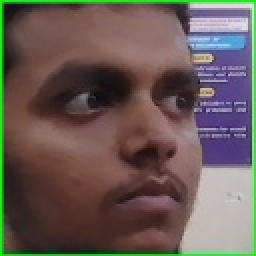
#> input picture Test_Samples/Calvin.jpg, 128 x 128 px (shown 2 times larger)
$ python -i preprocessing.py   (imports and definitions only)   (older library calls are emulated)
#> lines starting #> are read from the running program, lines starting #| are printed output that depends on the picture
#> further down, picture is the input picture: shape (128, 128, 3); mean B, G, R 85.3, 91, 104.3
"""Photometric robustness for dynamic lighting / color conditions.

Covers: low light, overexposure, color casts (tube-light / daylight),
side shadows, and low contrast — without touching model weights.

- assess_frame()      -> lighting/contrast/cast/blur metrics + warnings
- normalize_illumination() -> gray-world white balance + adaptive gamma + CLAHE
- augment_photometric()    -> random lighting/color variants for SVM training
- enhance_for_detection()  -> retry path when the detector finds no face

Only depends on cv2 + numpy so it works on CPU-only installs.
"""

import cv2
import numpy as np

_rng = np.random.default_rng()


# [35 lines left out: function assess_frame, not called in this run]


def _gray_world_white_balance(img_bgr):
    """Scale channels toward common gray (fixes tube-light yellow etc.)."""
    img = img_bgr.astype(np.float32)
    m = np.mean(img.reshape(-1, 3), axis=0) + 1e-6
#> m = [85.31, 91.04, 104.3]
    gray = float(np.mean(m))
#> gray = 93.55
    gains = np.clip(gray / m, 0.6, 1.6).astype(np.float32)
#> gains = [1.1, 1.03, 0.897]
    out = np.clip(img * gains.reshape(1, 1, 3), 0, 255).astype(np.uint8)
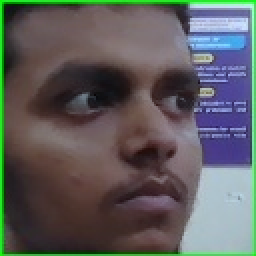
#> out: shape (128, 128, 3) (shown 2 times larger); mean B, G, R 93, 93.1, 93
    return out


def _adaptive_gamma(img_bgr, l_mean_100):
    # LUT exponent: <1 brightens shadows, >1 pulls back overexposure.
    if l_mean_100 < 30:
        gamma = 0.6
    elif l_mean_100 < 45:
        gamma = 0.75
    elif l_mean_100 > 85:
        gamma = 1.3  # pull back overexposure
    else:
        return img_bgr
    lut = np.array([((i / 255.0) ** gamma) * 255 for i in range(256)]).astype(np.uint8)
    return cv2.LUT(img_bgr, lut)


def normalize_illumination(img_bgr):
    """White-balance + adaptive gamma + CLAHE on L channel.

    Returns a uint8 BGR image of the same size. Safe to call on
    already-good frames (near no-op in the 60..80 brightness band
    with neutral color).
    """
    if img_bgr is None or img_bgr.size == 0:
        return img_bgr
    balanced = _gray_world_white_balance(img_bgr)

    lab = cv2.cvtColor(balanced, cv2.COLOR_BGR2LAB)
#> lab: shape (128, 128, 3); mean of channels 0, 1, 2 100.3, 130.4, 128.4
    l_mean = float(np.mean(lab[:, :, 0]) * 100.0 / 255.0)
#> l_mean = 39.34
    corrected = _adaptive_gamma(balanced, l_mean)
#> in _adaptive_gamma, `return cv2.LUT(img_bgr, lut)`:
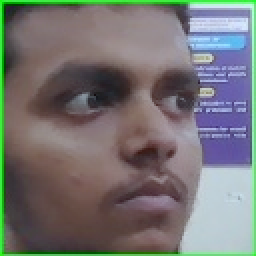
#> returned value: shape (128, 128, 3) (shown 2 times larger); mean of channels 0, 1, 2 115.1, 115.8, 116.9; drawn as B, G, R

    lab = cv2.cvtColor(corrected, cv2.COLOR_BGR2LAB)
#> lab: shape (128, 128, 3); mean of channels 0, 1, 2 124.3, 130.1, 128.9
    clahe = cv2.createCLAHE(clipLimit=2.0, tileGridSize=(8, 8))
    lab[:, :, 0] = clahe.apply(lab[:, :, 0])
#> lab: shape (128, 128, 3); mean of channels 0, 1, 2 155.6, 130.1, 128.9
    return cv2.cvtColor(lab, cv2.COLOR_LAB2BGR)
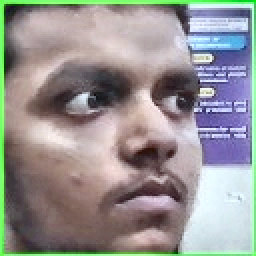
#> returned value: shape (128, 128, 3) (shown 2 times larger); mean B, G, R 146.9, 147.3, 150.1


def enhance_for_detection(img_bgr):
    """Retry-path enhancement when the detector finds no face."""
    return normalize_illumination(img_bgr)


# [34 lines left out: function augment_photometric, not called in this run]

>>> import cv2
>>> picture = cv2.imread('../Test_Samples/Calvin.jpg')
>>> result = normalize_illumination(picture)

$ run again, on Test_Samples/Mohan.jpg
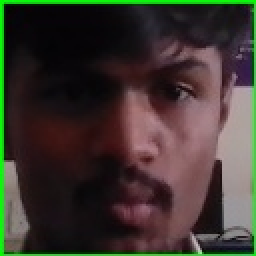
#> input picture Test_Samples/Mohan.jpg, 128 x 128 px (shown 2 times larger)
#> picture is the input picture: shape (128, 128, 3); mean B, G, R 47.5, 55.1, 61.3
#> m = [47.46, 55.13, 61.28]
#> gray = 54.62
#> gains = [1.15, 0.991, 0.891]
#> in _gray_world_white_balance, `out = np.clip(img * gains.reshape(1, 1, 3), 0, 255).astype(np.uint8)`:
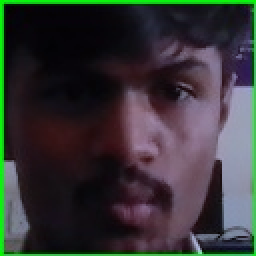
#> out: shape (128, 128, 3) (shown 2 times larger); mean B, G, R 54.1, 53.9, 54.2
#> l_mean = 22.35
#> in normalize_illumination, `return cv2.cvtColor(lab, cv2.COLOR_LAB2BGR)`:
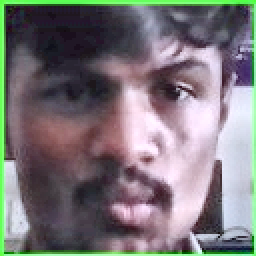
#> returned value: shape (128, 128, 3) (shown 2 times larger); mean B, G, R 121.6, 118.4, 123.6

$ run again, on Test_Samples/Ronit.jpg
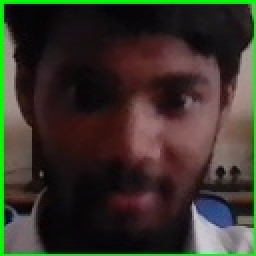
#> input picture Test_Samples/Ronit.jpg, 128 x 128 px (shown 2 times larger)
#> picture is the input picture: shape (128, 128, 3); mean B, G, R 42, 51.8, 56.2
#> m = [42.03, 51.84, 56.22]
#> gray = 50.03
#> gains = [1.19, 0.965, 0.89]
#> in _gray_world_white_balance, `out = np.clip(img * gains.reshape(1, 1, 3), 0, 255).astype(np.uint8)`:
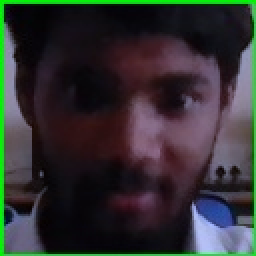
#> out: shape (128, 128, 3) (shown 2 times larger); mean B, G, R 49.5, 49.5, 49.6
#> l_mean = 20.52
#> in normalize_illumination, `return cv2.cvtColor(lab, cv2.COLOR_LAB2BGR)`:
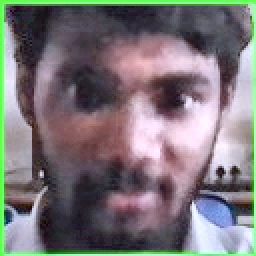
#> returned value: shape (128, 128, 3) (shown 2 times larger); mean B, G, R 120.3, 117.1, 123

$ run again, on Test_Samples/Vedang.jpg
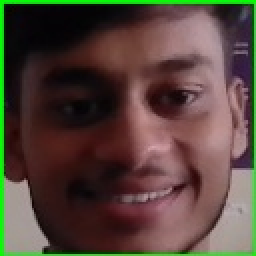
#> input picture Test_Samples/Vedang.jpg, 128 x 128 px (shown 2 times larger)
#> picture is the input picture: shape (128, 128, 3); mean B, G, R 58.8, 69.1, 84.7
#> m = [58.84, 69.05, 84.67]
#> gray = 70.85
#> gains = [1.2, 1.03, 0.837]
#> in _gray_world_white_balance, `out = np.clip(img * gains.reshape(1, 1, 3), 0, 255).astype(np.uint8)`:
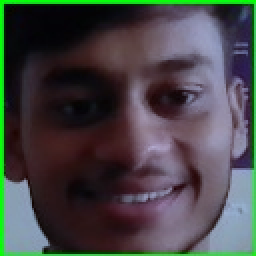
#> out: shape (128, 128, 3) (shown 2 times larger); mean B, G, R 70.4, 70.4, 70.4
#> l_mean = 29.55
#> in normalize_illumination, `return cv2.cvtColor(lab, cv2.COLOR_LAB2BGR)`:
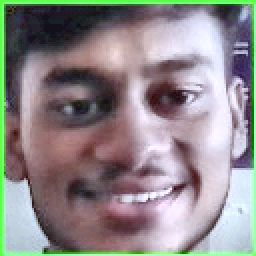
#> returned value: shape (128, 128, 3) (shown 2 times larger); mean B, G, R 139, 137.8, 143.6
